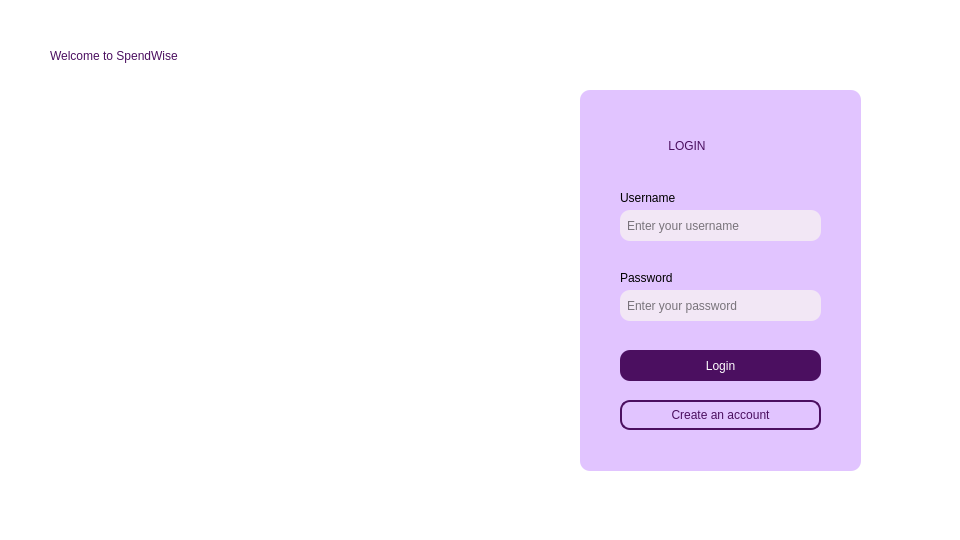
<?xml version="1.0" encoding="UTF-8"?>
<ui version="4.0">
 <class>MainWindow1</class>
 <widget class="QMainWindow" name="MainWindow1">
  <property name="geometry">
   <rect>
    <x>0</x>
    <y>0</y>
    <width>960</width>
    <height>540</height>
   </rect>
  </property>
  <property name="windowTitle">
   <string>MainWindow</string>
  </property>
  <property name="styleSheet">
   <string notr="true">background-color: rgb(255, 255, 255);

</string>
  </property>
  <widget class="QWidget" name="centralwidget">
   <property name="styleSheet">
    <string notr="true">border-image:none;
color:rgb(255,255,255)</string>
   </property>
   <widget class="QLabel" name="label_2">
    <property name="geometry">
     <rect>
      <x>40</x>
      <y>80</y>
      <width>450</width>
      <height>450</height>
     </rect>
    </property>
    <property name="styleSheet">
     <string notr="true"> border-image: url(:/resources/image.png);</string>
    </property>
    <property name="text">
     <string/>
    </property>
   </widget>
   <widget class="QGroupBox" name="groupBox">
    <property name="geometry">
     <rect>
      <x>580</x>
      <y>90</y>
      <width>281</width>
      <height>381</height>
     </rect>
    </property>
    <property name="styleSheet">
     <string notr="true">/*background-color:transparent;
border-radius:10px;
border: 4px solid  rgb(75, 15, 96);*/
border-radius:10px;
background-color:rgb(225,196,255);

 

</string>
    </property>
    <property name="title">
     <string/>
    </property>
    <widget class="QPushButton" name="login">
     <property name="geometry">
      <rect>
       <x>40</x>
       <y>260</y>
       <width>201</width>
       <height>31</height>
      </rect>
     </property>
     <property name="styleSheet">
      <string notr="true">QPushButton {
    font: 9pt &quot;Bahnschrift&quot;;
   
    color: rgb(255, 255, 255);
    background-color: rgb(75, 15, 96);
    border-radius: 10px;
}

QPushButton:hover {
    border: 2px solid white;
	}
QPushButton:pressed {
    border: 2px solid rgb(75, 15, 96);
	 background-color:white;
	 color:rgb(75, 15, 96);
cursor: pointinghand;
}
 


</string>
     </property>
     <property name="text">
      <string>Login</string>
     </property>
    </widget>
    <widget class="QLabel" name="label_6">
     <property name="geometry">
      <rect>
       <x>40</x>
       <y>100</y>
       <width>91</width>
       <height>16</height>
      </rect>
     </property>
     <property name="styleSheet">
      <string notr="true">border-image: none;
font: 12pt &quot;Bahnschrift&quot;;
border-color: none;
color: rgb(0,0,0);
 border:transparent;

 </string>
     </property>
     <property name="text">
      <string>Username</string>
     </property>
    </widget>
    <widget class="QLabel" name="error1">
     <property name="geometry">
      <rect>
       <x>50</x>
       <y>150</y>
       <width>181</width>
       <height>20</height>
      </rect>
     </property>
     <property name="styleSheet">
      <string notr="true">color: rgb(170, 0, 0);
font: 7pt &quot;Bahnschrift&quot;;
 border:transparent;
</string>
     </property>
     <property name="text">
      <string/>
     </property>
    </widget>
    <widget class="QLineEdit" name="uname">
     <property name="geometry">
      <rect>
       <x>40</x>
       <y>120</y>
       <width>201</width>
       <height>31</height>
      </rect>
     </property>
     <property name="toolTipDuration">
      <number>1</number>
     </property>
     <property name="styleSheet">
      <string notr="true">border-image: none;
font: 9pt &quot;Bahnschrift&quot;;
border-color: none;
color: rgb(0,0,0);
background-color: rgb(242,231,245);
border-radius: 10px;
padding:5px;
 border:transparent;

</string>
     </property>
     <property name="text">
      <string/>
     </property>
     <property name="placeholderText">
      <string>Enter your username</string>
     </property>
    </widget>
    <widget class="QPushButton" name="pushButton">
     <property name="geometry">
      <rect>
       <x>40</x>
       <y>310</y>
       <width>201</width>
       <height>30</height>
      </rect>
     </property>
     <property name="styleSheet">
      <string notr="true">QPushButton {
    font: 9pt &quot;Bahnschrift&quot;;
    border: 2px solid rgb(75, 15, 96);  
    color: rgb(75, 15, 96);
    background-color:transparent;
    border-radius: 10px;
}

QPushButton:hover {
    border: 2px solid none;  
    color: rgb(255, 255, 255);
    background-color: rgb(75, 15, 96);	
	}
 


</string>
     </property>
     <property name="text">
      <string>Create an account</string>
     </property>
    </widget>
    <widget class="QLabel" name="label_7">
     <property name="geometry">
      <rect>
       <x>40</x>
       <y>180</y>
       <width>81</width>
       <height>16</height>
      </rect>
     </property>
     <property name="styleSheet">
      <string notr="true">border-image: none;
font: 12pt &quot;Bahnschrift&quot;;
border-color: none;
color: rgb(0,0,0);
 border:transparent;

 </string>
     </property>
     <property name="text">
      <string>Password</string>
     </property>
    </widget>
    <widget class="QLabel" name="error2">
     <property name="geometry">
      <rect>
       <x>50</x>
       <y>230</y>
       <width>181</width>
       <height>20</height>
      </rect>
     </property>
     <property name="styleSheet">
      <string notr="true">color: rgb(170, 0, 0);
font: 7pt &quot;Bahnschrift&quot;;
 border:transparent;
</string>
     </property>
     <property name="text">
      <string/>
     </property>
    </widget>
    <widget class="QLabel" name="label_3">
     <property name="geometry">
      <rect>
       <x>85</x>
       <y>30</y>
       <width>111</width>
       <height>51</height>
      </rect>
     </property>
     <property name="styleSheet">
      <string notr="true">color: rgb(75, 15, 96);
 border:transparent;
font: 800 25pt &quot;Bahnschrift&quot;;
</string>
     </property>
     <property name="text">
      <string> LOGIN</string>
     </property>
    </widget>
    <widget class="QLineEdit" name="pw">
     <property name="geometry">
      <rect>
       <x>40</x>
       <y>200</y>
       <width>201</width>
       <height>31</height>
      </rect>
     </property>
     <property name="styleSheet">
      <string notr="true">border-image: none;
font: 9pt &quot;Bahnschrift&quot;;
border-color: none;
color: rgb(0,0,0);
background-color: rgb(242,231,245);
border-radius: 10px;
padding:5px;
 border:transparent;

</string>
     </property>
     <property name="echoMode">
      <enum>QLineEdit::Password</enum>
     </property>
     <property name="placeholderText">
      <string>Enter your password</string>
     </property>
    </widget>
   </widget>
   <widget class="QLabel" name="label">
    <property name="geometry">
     <rect>
      <x>50</x>
      <y>30</y>
      <width>391</width>
      <height>51</height>
     </rect>
    </property>
    <property name="styleSheet">
     <string notr="true">color: rgb(75, 15, 96);
 
font: 1000 28pt &quot;Bahnschrift&quot;;
</string>
    </property>
    <property name="text">
     <string>Welcome to SpendWise</string>
    </property>
   </widget>
  </widget>
 </widget>
 <resources/>
 <connections/>
</ui>
